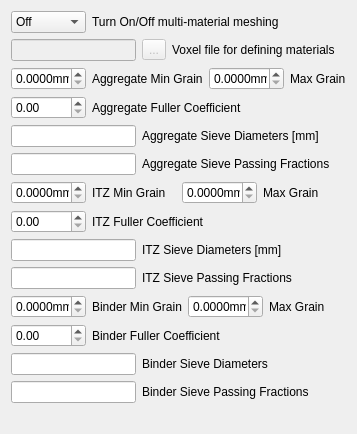
        <widget class="QWidget" name="Page5_ellipsoid">
         <layout class="QGridLayout" name="gridLayout_6">
          <item row="0" column="0">
           <layout class="QHBoxLayout" name="horizontalLayout_22">
            <item>
             <widget class="QComboBox" name="comboBox_6">
              <property name="sizePolicy">
               <sizepolicy hsizetype="Fixed" vsizetype="Fixed">
                <horstretch>0</horstretch>
                <verstretch>0</verstretch>
               </sizepolicy>
              </property>
              <property name="minimumSize">
               <size>
                <width>75</width>
                <height>0</height>
               </size>
              </property>
              <property name="maximumSize">
               <size>
                <width>75</width>
                <height>16777215</height>
               </size>
              </property>
              <item>
               <property name="text">
                <string>Off</string>
               </property>
              </item>
              <item>
               <property name="text">
                <string>On</string>
               </property>
              </item>
             </widget>
            </item>
            <item>
             <widget class="QLabel" name="textLabel2_22">
              <property name="text">
               <string>Turn On/Off multi-material meshing</string>
              </property>
             </widget>
            </item>
           </layout>
          </item>
          <item row="1" column="0" colspan="2">
           <layout class="QHBoxLayout" name="horizontalLayout_23">
            <item>
             <widget class="QLineEdit" name="le_working_dir_5">
              <property name="enabled">
               <bool>false</bool>
              </property>
              <property name="minimumSize">
               <size>
                <width>125</width>
                <height>0</height>
               </size>
              </property>
              <property name="maximumSize">
               <size>
                <width>125</width>
                <height>16777215</height>
               </size>
              </property>
              <property name="readOnly">
               <bool>true</bool>
              </property>
             </widget>
            </item>
            <item>
             <widget class="QToolButton" name="readFileButton_5">
              <property name="enabled">
               <bool>false</bool>
              </property>
              <property name="text">
               <string notr="true">...</string>
              </property>
             </widget>
            </item>
            <item>
             <widget class="QLabel" name="textLabel2_23">
              <property name="text">
               <string>Voxel file for defining materials</string>
              </property>
             </widget>
            </item>
           </layout>
          </item>
          <item row="2" column="0" colspan="2">
           <layout class="QHBoxLayout" name="horizontalLayout_24">
            <item>
             <widget class="QDoubleSpinBox" name="doubleSpinBox_15">
              <property name="sizePolicy">
               <sizepolicy hsizetype="Fixed" vsizetype="Fixed">
                <horstretch>0</horstretch>
                <verstretch>0</verstretch>
               </sizepolicy>
              </property>
              <property name="minimumSize">
               <size>
                <width>75</width>
                <height>20</height>
               </size>
              </property>
              <property name="maximumSize">
               <size>
                <width>75</width>
                <height>16777215</height>
               </size>
              </property>
              <property name="suffix">
               <string>mm</string>
              </property>
              <property name="decimals">
               <number>4</number>
              </property>
              <property name="maximum">
               <double>999999.000000000000000</double>
              </property>
             </widget>
            </item>
            <item>
             <widget class="QLabel" name="textLabel2_24">
              <property name="text">
               <string>Aggregate Min Grain</string>
              </property>
             </widget>
            </item>
            <item>
             <widget class="QDoubleSpinBox" name="doubleSpinBox_16">
              <property name="sizePolicy">
               <sizepolicy hsizetype="Fixed" vsizetype="Fixed">
                <horstretch>0</horstretch>
                <verstretch>0</verstretch>
               </sizepolicy>
              </property>
              <property name="minimumSize">
               <size>
                <width>75</width>
                <height>20</height>
               </size>
              </property>
              <property name="maximumSize">
               <size>
                <width>75</width>
                <height>16777215</height>
               </size>
              </property>
              <property name="suffix">
               <string>mm</string>
              </property>
              <property name="decimals">
               <number>4</number>
              </property>
              <property name="maximum">
               <double>999999.000000000000000</double>
              </property>
             </widget>
            </item>
            <item>
             <widget class="QLabel" name="textLabel2_25">
              <property name="text">
               <string>Max Grain</string>
              </property>
             </widget>
            </item>
           </layout>
          </item>
          <item row="3" column="0">
           <layout class="QHBoxLayout" name="horizontalLayout_25">
            <item>
             <widget class="QDoubleSpinBox" name="doubleSpinBox_17">
              <property name="sizePolicy">
               <sizepolicy hsizetype="Fixed" vsizetype="Fixed">
                <horstretch>0</horstretch>
                <verstretch>0</verstretch>
               </sizepolicy>
              </property>
              <property name="minimumSize">
               <size>
                <width>75</width>
                <height>20</height>
               </size>
              </property>
              <property name="suffix">
               <string/>
              </property>
              <property name="maximum">
               <double>1.000000000000000</double>
              </property>
              <property name="singleStep">
               <double>0.010000000000000</double>
              </property>
             </widget>
            </item>
            <item>
             <widget class="QLabel" name="label_5">
              <property name="text">
               <string>Aggregate Fuller Coefficient</string>
              </property>
             </widget>
            </item>
           </layout>
          </item>
          <item row="4" column="0" colspan="2">
           <layout class="QHBoxLayout" name="horizontalLayout_26">
            <item>
             <widget class="QLineEdit" name="lineEdit_2">
              <property name="sizePolicy">
               <sizepolicy hsizetype="Fixed" vsizetype="Fixed">
                <horstretch>0</horstretch>
                <verstretch>0</verstretch>
               </sizepolicy>
              </property>
              <property name="minimumSize">
               <size>
                <width>125</width>
                <height>0</height>
               </size>
              </property>
              <property name="maximumSize">
               <size>
                <width>125</width>
                <height>16777215</height>
               </size>
              </property>
              <property name="inputMask">
               <string/>
              </property>
              <property name="placeholderText">
               <string/>
              </property>
             </widget>
            </item>
            <item>
             <widget class="QLabel" name="label_6">
              <property name="text">
               <string>Aggregate Sieve Diameters [mm]</string>
              </property>
             </widget>
            </item>
           </layout>
          </item>
          <item row="5" column="0" colspan="2">
           <layout class="QHBoxLayout" name="horizontalLayout_27">
            <item>
             <widget class="QLineEdit" name="lineEdit_3">
              <property name="minimumSize">
               <size>
                <width>125</width>
                <height>0</height>
               </size>
              </property>
              <property name="maximumSize">
               <size>
                <width>125</width>
                <height>16777215</height>
               </size>
              </property>
              <property name="inputMask">
               <string/>
              </property>
              <property name="placeholderText">
               <string/>
              </property>
             </widget>
            </item>
            <item>
             <widget class="QLabel" name="label_7">
              <property name="text">
               <string>Aggregate Sieve Passing Fractions</string>
              </property>
             </widget>
            </item>
           </layout>
          </item>
          <item row="6" column="0" colspan="2">
           <layout class="QHBoxLayout" name="horizontalLayout_28">
            <item>
             <widget class="QDoubleSpinBox" name="doubleSpinBox_19">
              <property name="sizePolicy">
               <sizepolicy hsizetype="Fixed" vsizetype="Fixed">
                <horstretch>0</horstretch>
                <verstretch>0</verstretch>
               </sizepolicy>
              </property>
              <property name="minimumSize">
               <size>
                <width>75</width>
                <height>20</height>
               </size>
              </property>
              <property name="maximumSize">
               <size>
                <width>75</width>
                <height>16777215</height>
               </size>
              </property>
              <property name="suffix">
               <string>mm</string>
              </property>
              <property name="decimals">
               <number>4</number>
              </property>
              <property name="maximum">
               <double>999999.000000000000000</double>
              </property>
             </widget>
            </item>
            <item>
             <widget class="QLabel" name="textLabel2_27">
              <property name="text">
               <string>ITZ Min Grain</string>
              </property>
             </widget>
            </item>
            <item>
             <widget class="QDoubleSpinBox" name="doubleSpinBox_20">
              <property name="sizePolicy">
               <sizepolicy hsizetype="Fixed" vsizetype="Fixed">
                <horstretch>0</horstretch>
                <verstretch>0</verstretch>
               </sizepolicy>
              </property>
              <property name="minimumSize">
               <size>
                <width>75</width>
                <height>20</height>
               </size>
              </property>
              <property name="maximumSize">
               <size>
                <width>75</width>
                <height>16777215</height>
               </size>
              </property>
              <property name="suffix">
               <string>mm</string>
              </property>
              <property name="decimals">
               <number>4</number>
              </property>
              <property name="maximum">
               <double>999999.000000000000000</double>
              </property>
             </widget>
            </item>
            <item>
             <widget class="QLabel" name="textLabel2_26">
              <property name="text">
               <string>Max Grain</string>
              </property>
             </widget>
            </item>
           </layout>
          </item>
          <item row="7" column="0">
           <layout class="QHBoxLayout" name="horizontalLayout_29">
            <item>
             <widget class="QDoubleSpinBox" name="doubleSpinBox_18">
              <property name="sizePolicy">
               <sizepolicy hsizetype="Fixed" vsizetype="Fixed">
                <horstretch>0</horstretch>
                <verstretch>0</verstretch>
               </sizepolicy>
              </property>
              <property name="minimumSize">
               <size>
                <width>75</width>
                <height>20</height>
               </size>
              </property>
              <property name="suffix">
               <string/>
              </property>
              <property name="maximum">
               <double>1.000000000000000</double>
              </property>
              <property name="singleStep">
               <double>0.010000000000000</double>
              </property>
             </widget>
            </item>
            <item>
             <widget class="QLabel" name="label_9">
              <property name="text">
               <string>ITZ Fuller Coefficient</string>
              </property>
             </widget>
            </item>
           </layout>
          </item>
          <item row="8" column="0" colspan="2">
           <layout class="QHBoxLayout" name="horizontalLayout_30">
            <item>
             <widget class="QLineEdit" name="lineEdit_5">
              <property name="sizePolicy">
               <sizepolicy hsizetype="Fixed" vsizetype="Fixed">
                <horstretch>0</horstretch>
                <verstretch>0</verstretch>
               </sizepolicy>
              </property>
              <property name="minimumSize">
               <size>
                <width>125</width>
                <height>0</height>
               </size>
              </property>
              <property name="maximumSize">
               <size>
                <width>125</width>
                <height>16777215</height>
               </size>
              </property>
              <property name="inputMask">
               <string/>
              </property>
              <property name="placeholderText">
               <string/>
              </property>
             </widget>
            </item>
            <item>
             <widget class="QLabel" name="label_8">
              <property name="text">
               <string>ITZ Sieve Diameters [mm]</string>
              </property>
             </widget>
            </item>
           </layout>
          </item>
          <item row="9" column="0" colspan="2">
           <layout class="QHBoxLayout" name="horizontalLayout_31">
            <item>
             <widget class="QLineEdit" name="lineEdit_4">
              <property name="minimumSize">
               <size>
                <width>125</width>
                <height>0</height>
               </size>
              </property>
              <property name="maximumSize">
               <size>
                <width>125</width>
                <height>16777215</height>
               </size>
              </property>
              <property name="inputMask">
               <string/>
              </property>
              <property name="placeholderText">
               <string/>
              </property>
             </widget>
            </item>
            <item>
             <widget class="QLabel" name="label_10">
              <property name="text">
               <string>ITZ Sieve Passing Fractions</string>
              </property>
             </widget>
            </item>
           </layout>
          </item>
          <item row="10" column="0" colspan="2">
           <layout class="QHBoxLayout" name="horizontalLayout_32">
            <item>
             <widget class="QDoubleSpinBox" name="doubleSpinBox_22">
              <property name="sizePolicy">
               <sizepolicy hsizetype="Fixed" vsizetype="Fixed">
                <horstretch>0</horstretch>
                <verstretch>0</verstretch>
               </sizepolicy>
              </property>
              <property name="minimumSize">
               <size>
                <width>75</width>
                <height>20</height>
               </size>
              </property>
              <property name="maximumSize">
               <size>
                <width>75</width>
                <height>16777215</height>
               </size>
              </property>
              <property name="suffix">
               <string>mm</string>
              </property>
              <property name="decimals">
               <number>4</number>
              </property>
              <property name="maximum">
               <double>999999.000000000000000</double>
              </property>
             </widget>
            </item>
            <item>
             <widget class="QLabel" name="textLabel2_29">
              <property name="text">
               <string>Binder Min Grain</string>
              </property>
             </widget>
            </item>
            <item>
             <widget class="QDoubleSpinBox" name="doubleSpinBox_23">
              <property name="sizePolicy">
               <sizepolicy hsizetype="Fixed" vsizetype="Fixed">
                <horstretch>0</horstretch>
                <verstretch>0</verstretch>
               </sizepolicy>
              </property>
              <property name="minimumSize">
               <size>
                <width>75</width>
                <height>20</height>
               </size>
              </property>
              <property name="maximumSize">
               <size>
                <width>75</width>
                <height>16777215</height>
               </size>
              </property>
              <property name="suffix">
               <string>mm</string>
              </property>
              <property name="decimals">
               <number>4</number>
              </property>
              <property name="maximum">
               <double>999999.000000000000000</double>
              </property>
             </widget>
            </item>
            <item>
             <widget class="QLabel" name="textLabel2_28">
              <property name="text">
               <string>Max Grain</string>
              </property>
             </widget>
            </item>
           </layout>
          </item>
          <item row="11" column="0">
           <layout class="QHBoxLayout" name="horizontalLayout_33">
            <item>
             <widget class="QDoubleSpinBox" name="doubleSpinBox_21">
              <property name="sizePolicy">
               <sizepolicy hsizetype="Fixed" vsizetype="Fixed">
                <horstretch>0</horstretch>
                <verstretch>0</verstretch>
               </sizepolicy>
              </property>
              <property name="minimumSize">
               <size>
                <width>75</width>
                <height>20</height>
               </size>
              </property>
              <property name="suffix">
               <string/>
              </property>
              <property name="maximum">
               <double>1.000000000000000</double>
              </property>
              <property name="singleStep">
               <double>0.010000000000000</double>
              </property>
             </widget>
            </item>
            <item>
             <widget class="QLabel" name="label_12">
              <property name="text">
               <string>Binder Fuller Coefficient</string>
              </property>
             </widget>
            </item>
           </layout>
          </item>
          <item row="12" column="0" colspan="2">
           <layout class="QHBoxLayout" name="horizontalLayout_34">
            <item>
             <widget class="QLineEdit" name="lineEdit_7">
              <property name="sizePolicy">
               <sizepolicy hsizetype="Fixed" vsizetype="Fixed">
                <horstretch>0</horstretch>
                <verstretch>0</verstretch>
               </sizepolicy>
              </property>
              <property name="minimumSize">
               <size>
                <width>125</width>
                <height>0</height>
               </size>
              </property>
              <property name="maximumSize">
               <size>
                <width>125</width>
                <height>16777215</height>
               </size>
              </property>
              <property name="inputMask">
               <string/>
              </property>
              <property name="placeholderText">
               <string/>
              </property>
             </widget>
            </item>
            <item>
             <widget class="QLabel" name="label_11">
              <property name="text">
               <string>Binder Sieve Diameters</string>
              </property>
             </widget>
            </item>
           </layout>
          </item>
          <item row="13" column="0" colspan="2">
           <layout class="QHBoxLayout" name="horizontalLayout_35">
            <item>
             <widget class="QLineEdit" name="lineEdit_6">
              <property name="minimumSize">
               <size>
                <width>125</width>
                <height>0</height>
               </size>
              </property>
              <property name="maximumSize">
               <size>
                <width>125</width>
                <height>16777215</height>
               </size>
              </property>
              <property name="inputMask">
               <string/>
              </property>
              <property name="placeholderText">
               <string/>
              </property>
             </widget>
            </item>
            <item>
             <widget class="QLabel" name="label_13">
              <property name="text">
               <string>Binder Sieve Passing Fractions</string>
              </property>
             </widget>
            </item>
           </layout>
          </item>
          <item row="14" column="1">
           <spacer>
            <property name="orientation">
             <enum>Qt::Vertical</enum>
            </property>
            <property name="sizeHint" stdset="0">
             <size>
              <width>20</width>
              <height>20</height>
             </size>
            </property>
           </spacer>
          </item>
         </layout>
        </widget>
